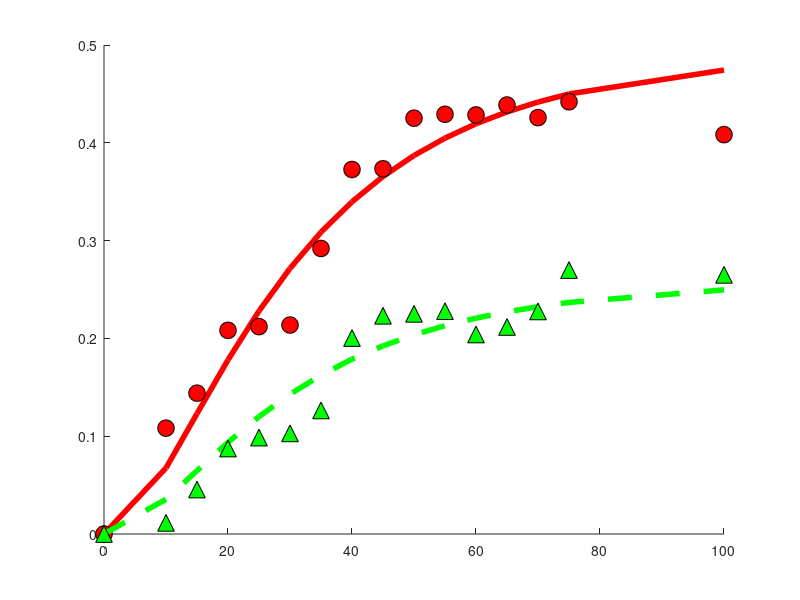

Source code (MATLAB): (Note: this script raises an error after producing the figure.)
% Functions and figures for the model fitting 
% based on the analytical model developed for epigenomeIntegrity project, 
% the functions are here plotted using parameters fitted from the
% experimental data

close all 
% plot properties 

fontSize   = 12;
markerSize = 12;
lineWidth  = 4;

% Plot figues
showHAndDFit        = true;
showSlidingFraction = true;
showSlidingOutOfDR  = true;
showRelativeSliding = true;
showExpansionFactor = true;
showRelativeOpeningDNA      = true;
showRelativeOpeningHistone  = true;

% Experimental measurements 
% uvc dose (the point u=100 is excluded for now due to irregular
% measurement)
% uData = [0 5 10	15	20	25	30	35	40	45	50	55	60	65	70	75 100];
uData = [0  10	15	20	25	30	35	40	45	50	55	60	65	70	75 100];
%__ histone loss data___
% hData = [0 10.714305725	10.8220788165	14.4014983755	20.8225447327	21.2024074872	21.3668579387	29.195045218	37.2706560079	37.3479226024	42.5138151765	42.9133041668	42.8508770934	43.8660779761	42.5763929893	44.1947934168 	40.8353794651
% ]./100;
% excluding measurement at 5 msec
hData = [0 	10.8220788165	14.4014983755	20.8225447327	21.2024074872	21.3668579387	29.195045218	37.2706560079	37.3479226024	42.5138151765	42.9133041668	42.8508770934	43.8660779761	42.5763929893	44.1947934168 	40.8353794651
]./100;

%___DNA loss data____
% dData = [0 1.5704212005	1.1365167475	4.545552178	8.7406190878	9.8581219326	10.2900341153	12.6333239455	20.0360763966	22.3129622161	22.5107680397	22.7887958612	20.4006799168	21.1679155925	22.757261652	26.9902966182	26.4974599239
% ]./100;
% ecluding measurement at 5 msec
dData = [0 	1.1365167475	4.545552178	8.7406190878	9.8581219326	10.2900341153	12.6333239455	20.0360763966	22.3129622161	22.5107680397	22.7887958612	20.4006799168	21.1679155925	22.757261652	26.9902966182	26.4974599239
]./100;
% Analytical solutions of the model for histones and DNA loss vs UV dose
T = @(a1,u)  (1-exp(-a1.*u)).^2;% T(u)/T_max
% T = @(a1,u) ((1-exp(-(a1.^2).*u))+sqrt(pi.*u).*a1.*(1-erf(a1.*sqrt(u)))).^2; 
% %-- quadratic (damages) system 
% T  = @(a1,u) a1.*u.^2;


N_total = @(a1,a2,a3,u)1-exp(-(a3.*(1-a2)+a2).*T(a1,u));
N_slide = @(a1,a2,a3,u) (a2./((a3.*(1-a2)+a2))).*N_total(a1,a2,a3,u);
N_open  = @(a1,a2,a3,u) (a3.*(1-a2)./(a3.*(1-a2)+a2)).*N_total(a1,a2,a3,u);

% N = @(a1,a2,u)exp(-(a2).*T(a1,u))+(1-T(a1,u)); % N(u)/N_0
R = @(a1,a2,a3,a4,u)  1+a4.*N_total(a1,a2,a3,u);%+(a4).*(T(a1,u))); %R(u)/R_0
d = @(a1,a2,a3,a4,u) (((R(a1,a2,a3,a4,u))-1+N_open(a1,a2,a3,u))./(R(a1,a2,a3,a4,u)));%+(T(a1,u))./R(a1,a2,a3,a4,u);
h = @(a1,a2,a3,a4,u) (d(a1,a2,a3,a4,u) +(N_slide(a1,a2,a3,u))./R(a1,a2,a3,a4,u));%d(a1,a2,a3,a4,u)+(T(a1,u)-N(a1,a2,u))./R(a1,a2,a3,a4,u) ;%./R(a1,a2,a3,u);

% %--- full (damages) system
% c1 = 0.0021;%0.021;% curve h
% c2 = 0.39;  %0.39;% lift h
% c3 = 0.44; %0.44; % lift d+h
% c4 = 0.23; %0.23; % lift d+ h

% % -- linear (damages) system
% T = @(a1,u) a1.*u; %T/T_max
% 
% c1 = 0.01;%0.023;% curve h
% c2 = 0.54;  %0.35;% lift h
% c3 = 0.2; %0.45; % lift d
% c4 = 0.378; %0.22; % lift h and d

% %-- quadratic (damages) system 
% T  = @(a1,u) a1.*u.^2;
% 
% c1 = 0.0001;%0.023;% curve h
% c2 = 1.0;  %0.35;% lift h
% c3 = 0.2; %0.45; % lift d
% c4 = 0.2; %0.22; % lift h and d

% % % ---autofit
% opt       = optimset('TolFun',1e-15,'TolX',1e-15,'MaxIter',1e7,'MaxFunEvals',1e7,'TolCon',1e-19,'Hessian','bfgs',...
%     'Diagnostics','off');
% % run several tests
% numTests  = 1;
% fitParams = zeros(numTests,4); 
% fval      = zeros(numTests,1);
% for tIdx = 1:numTests
% [fitParams(tIdx,:),fval(tIdx),exitFlag,output]=...
%     fmincon(@FitDandH,1*rand(1,4),-1*eye(4),zeros(4,1),[],[],zeros(4,1),5*ones(4,1),[],opt);
% end
% [~,pl] = min(fval);
%  fitParams = fitParams(pl,:);
% c1 = fitParams(1);
% c2 = fitParams(2);
% c3 = fitParams(3);
% c4 = fitParams(4);

c1 = 0.037;%0.036;% curve h
c2 = 0.35;  %0.35;% lift h
c3 = 0.24; %0.24; % lift d+h
c4 = 0.46; %0.48; % lift d+ h

%-- plot ---
if showHAndDFit
%____ plot histone loss, h
fig1 = figure('Name','nucleosome and DNA fit');
ax1  = axes('Parent',fig1,'NextPlot','Add');
line('Xdata',uData,'YData',h(c1,c2,c3,c4,uData),'Color','r','LineWidth',lineWidth,...
    'Parent',ax1,'DisplayName','nucleosome loss, model');
line('XData',uData,'YData',hData,'Marker','o','MarkerSize',markerSize,'MarkerFaceColor','r','MarkerEdgeColor','k',...
    'LineStyle','none','Parent',ax1,'DisplayName','nucleosome loss, exp. data'), 

%____ plot DNA loss, d
line('XData',uData,'YData',d(c1,c2,c3,c4,uData),'Color','g','LineWidth',lineWidth,...
    'DisplayName','DNA loss fraction, model','Parent',ax1,'LineStyle','--');
line('XData',uData,'YData',dData,'Marker','^','Color','g','MarkerSize',markerSize,'MarkerFaceColor','g',...
    'MarkerEdgeColor','k','LineStyle','none',...
    'Parent',ax1,'DisplayName','DNA loss fraction, exp. data'), 

legend(get(ax1,'Children'),'Location','NW')
title(' Model fit to experimental data','Parent',ax1,'FontSize',fontSize), 
xlabel('U.V dose','Parent',ax1,'FontSize',fontSize)
ylabel('Loss fraction','Parent',ax1,'FontSize',fontSize)
set(ax1,'FontSize',fontSize)
end

if showSlidingFraction 
%_____ plot sliding fraction, h-d
fig2 = figure;
ax2  = axes('Parent',fig2);
line('XData',uData,'YData',(hData-dData),'Marker','o','Color','k','MarkerFaceColor','c',...
    'Parent',ax2,'DisplayName','nucleosome sliding loss, exp.data','MarkerSize',markerSize,'LineStyle','none');
line('XData',uData,'YData',h(c1,c2,c3,c4,uData)-d(c1,c2,c3,c4,uData),'LineWidth',lineWidth,'Parent',ax2,...
    'DisplayName','nucleosome sliding loss, model','Color','k')
xlabel('U.V dose','Parent',ax2,'FontSize',fontSize);
ylabel('h(U)-d(U)','Parent',ax2,'FontSize',fontSize);
title('Fraction of nucleosomes lost by sliding','Parent',ax2,'FontSize',fontSize);
legend(get(ax2,'Children'),'Location','NW')
set(ax2,'FontSize',fontSize,'LineWidth',lineWidth)
end

if showSlidingOutOfDR  
%_____ fraction of sliding out of the damage region (h-d)/(1-d)
fig3 = figure; 
ax3  = axes('Parent',fig3,'NextPlot','add');
line('XData',uData,'Ydata',(hData-dData)./(1-dData),'Marker','o','Color','k','MarkerFaceColor','c',...
    'Parent',ax3,'DisplayName','nucleosome sliding out of DR, exp. data','MarkerSize',markerSize,...
    'LineStyle','none');
line('XData',uData,'YData',(h(c1,c2,c3,c4,uData)-d(c1,c2,c3,c4,uData))./(1-d(c1,c2,c3,c4,uData)),'Parent',ax3,...
    'LineWidth',lineWidth,'DisplayName','nucleosome sliding out of DR, model')
% line('Xdata',uData,'YData',N_slide(c1,c2,c3,uData)./(1-N_open(c1,c2,c3,uData)),'Color','r','Parent',ax3)
% add linear fit for comparison
% linearFitModel = fittype('a*x');
% [fitValues, fitScore] = fit(uData',((hData-dData)./(1-dData))',linearFitModel,'Robust','LAR','StartPoint',1);
% line('XData',uData,'YData',fitValues(uData),'Parent',ax3,'DisplayName','linear fit','Color','r',...
%     'LineStyle','--','LineWidth',lineWidth)
title('Fraction of nucleosome sliding out of the IDR','Parent',ax3,'FontSize',fontSize)
xlabel('U.V dose','Parent',ax3,'FontSize',fontSize);
ylabel('(H(u)-D(u))/(1-D(u)', 'FontSize', fontSize);
legend(get(ax3,'Children'),'Location','NW')
set(ax3,'FontSize',fontSize,'LineWidth',lineWidth)

end

if showRelativeSliding 
%____ relative sliding contribution (h-d)/h
fig4 = figure; 
ax4  = axes('Parent',fig4,'NextPlot','add','FontSize',fontSize);
line('XData',uData,'Ydata',1 -(dData)./hData,'Marker','o','Color','k','MarkerFaceColor','c',...
    'Parent',ax4,'DisplayName','relative nucleosome sliding contribution, exp. data','MarkerSize',markerSize,...
    'LineStyle','none');
line('XData',uData,'YData',((h(c1,c2,c3,c4,uData))-d(c1,c2,c3,c4,uData))./(h(c1,c2,c3,c4,uData)),'Parent',ax4,...
    'LineWidth',lineWidth,'DisplayName','relative nucleosome sliding contribution, model')
xlabel('U.V dose','Parent',ax4,'FontSize',fontSize);
ylabel('(h(U)-d(U))/h(U)','FontSize',fontSize,'Parent',ax4)
legend(get(ax4,'Children'),'Location','NW');
title('1-D/H, Contribution of sliding to the total nucleosome loss','Parent',ax4,'FontSize',fontSize)
set(ax4,'FontSize',fontSize,'LineWidth',lineWidth)
end

if showExpansionFactor
%___ Expansion factor 
fig5 = figure;
uValues = 0:1:100;
ax5  = axes('Parent',fig5,'NextPlot','add','FontSize',fontSize,'LineWidth',lineWidth);
line('XData',uValues,'YData',R(c1,c2,c3,c4,uValues),'Parent',ax5)
xlabel('U.V dose','Parent',ax5,'FontSize',fontSize)
ylabel('A(U)/A(o)','Parent',ax5,'FontSize',fontSize);
set(ax5,'FontSize',fontSize,'LineWidth',lineWidth)
end


if showRelativeOpeningDNA
fig6 = figure;
% this is the DNA loss due to opening 
% show A_openning/A(u)
uVals = 0:0.5:max(uData);
ax6 = axes('Parent', fig6,'NextPlot','Add','FontSize',fontSize,'LineWidth',lineWidth);
title('Relative contribution to DNA loss','FontSize',fontSize,'Parent',ax6)
xlabel(ax6,'UV dose','FontSize',fontSize)
ylabel(ax6,'Fraction of loss','FontSize',fontSize)
d_open = (R(c1,0,c3,c4,uVals)+N_open(c1,0,c3,uVals)-c4*N_slide(c1,c2,c3,uVals)-1)./(R(c1,c2,c3,c4,uVals)+N_open(c1,c2,c3,uVals)-c4*N_slide(c1,c2,c3,uVals));

relativeOpening = [d_open./d(c1,c2,c3,c4,uVals);
                   1-d_open./d(c1,c2,c3,c4,uVals)];
% relativeOpening = [(c4.*T(c1,uVals))./(c3.*(1-N(c1,c2,uVals))+c4.*T(c1,uVals));...
%     1-(c4.*T(c1,uVals))./(c3.*(1-N(c1,c2,uVals))+c4.*T(c1,uVals))]';
bar(uVals,relativeOpening',1,'Stacked')
c = get(ax6,'Children');
set(c(1),'LineStyle','none','FaceColor','y');
set(c(2),'LineStyle','none')
%  legend('opening','sliding');
 annotation(fig6,'textbox',...
    [0.404834260977118 0.714880332986472 0.226581941867656 0.100936524453697],...
    'String',{'Sliding contribution'},...
    'FontSize',25,...
    'FitBoxToText','off',...
    'LineStyle','none',...
    'LineWidth',2.5);
annotation(fig6,'textbox',...
    [0.402730531520393 0.369529983792544 0.270322620519159 0.11345218800648],...
    'String',{'Opening contribution'},...
    'FontSize',25,...
    'FitBoxToText','off',...
    'LineStyle','none',...
    'LineWidth',2.5,...
    'Color',[1 1 1]);
set(ax6,'XLim',[uVals(1) uVals(end)]);
end

if showRelativeOpeningHistone  
    % histone loss due to opening
  fig7 = figure;
  uVals = 0:0.5:max(uData);
  ax7 = axes('Parent',fig7,'NextPlot','Add');
  relativeOpeningH = [d_open./h(c1,c2,c3,c4,uVals); 1-d_open./h(c1,c2,c3,c4,uVals)];
%   relativeOpeningH = [c4.*T(c1,uVals)./(R(c1,c2,c3,c4,uVals)-N(c1,c2,uVals));...(1-(1./(1+c4.*T(c1,uVals))))./(1-N(c1,c2,uVals)./R(c1,c2,c3,c4,uVals));...
%       1-(c4.*T(c1,uVals))./(R(c1,c2,c3,c4,uVals)-N(c1,c2,uVals))];%1-(1-(1./(1+c4.*T(c1,uVals))))./(1-N(c1,c2,uVals)./R(c1,c2,c3,c4,uVals))];
  bar(uVals,relativeOpeningH',1.5,'Stacked')
  title('Relative contribution to nucleosome loss','FontSize',fontSize)
  xlabel(ax7,'UV dose','FontSize',fontSize); 
  ylabel(ax7,'Fraction of loss','FontSize',fontSize)
  set(ax7,'FontSize',fontSize,'LineWidth',lineWidth)
  c = get(ax7,'Children');
  set(c(1),'LineStyle','none','FaceColor','y');
  set(c(2),'LineStyle','none')
  annotation(fig7,'textbox',...
    [0.398404202719404 0.170872887242418 0.264760197775033 0.147995889003083],...
    'String',{'Opening contribution'},...
    'FontSize',25,...
    'FitBoxToText','off',...
    'LineStyle','none',...
    'LineWidth',2.5,...
    'Color',[1 1 1]);
annotation(fig7,'textbox',...
    [0.412619283065513 0.621788283658787 0.238802224969098 0.112024665981501],...
    'String',{'Sliding contribution'},...
    'FontSize',25,...
    'FitBoxToText','off',...
    'LineStyle','none',...
    'LineWidth',2.5);
set(ax7,'Xlim',[uVals(1) uVals(end)])
%   legend('opening','sliding');
end

%___Calculate SSEs and R2 for fittings 
sseHistone   = sum((h(c1,c2,c3,c4,uData(1:end-1))-hData(1:end-1)).^2);
rsHistone    = 1-sseHistone./sum((hData-mean(hData)).^2);
sseDNA       = sum((d(c1,c2,c3,c4,uData)-dData).^2);
rsDNA        = 1- sseDNA./sum((dData-mean(dData)).^2);
sseSlidingOutOfIDR = sum(((h(c1,c2,c3,c4,uData)-d(c1,c2,c3,c4,uData))./(1-d(c1,c2,c3,c4,uData)) -(hData-dData)./(1-dData)).^2);
rsSlidingOutOfIDR  = 1- sseSlidingOutOfIDR./sum(((hData-dData)./(1-dData) - mean((hData-dData)./(1-dData))).^2);
[rsDNA rsHistone,rsSlidingOutOfIDR]
